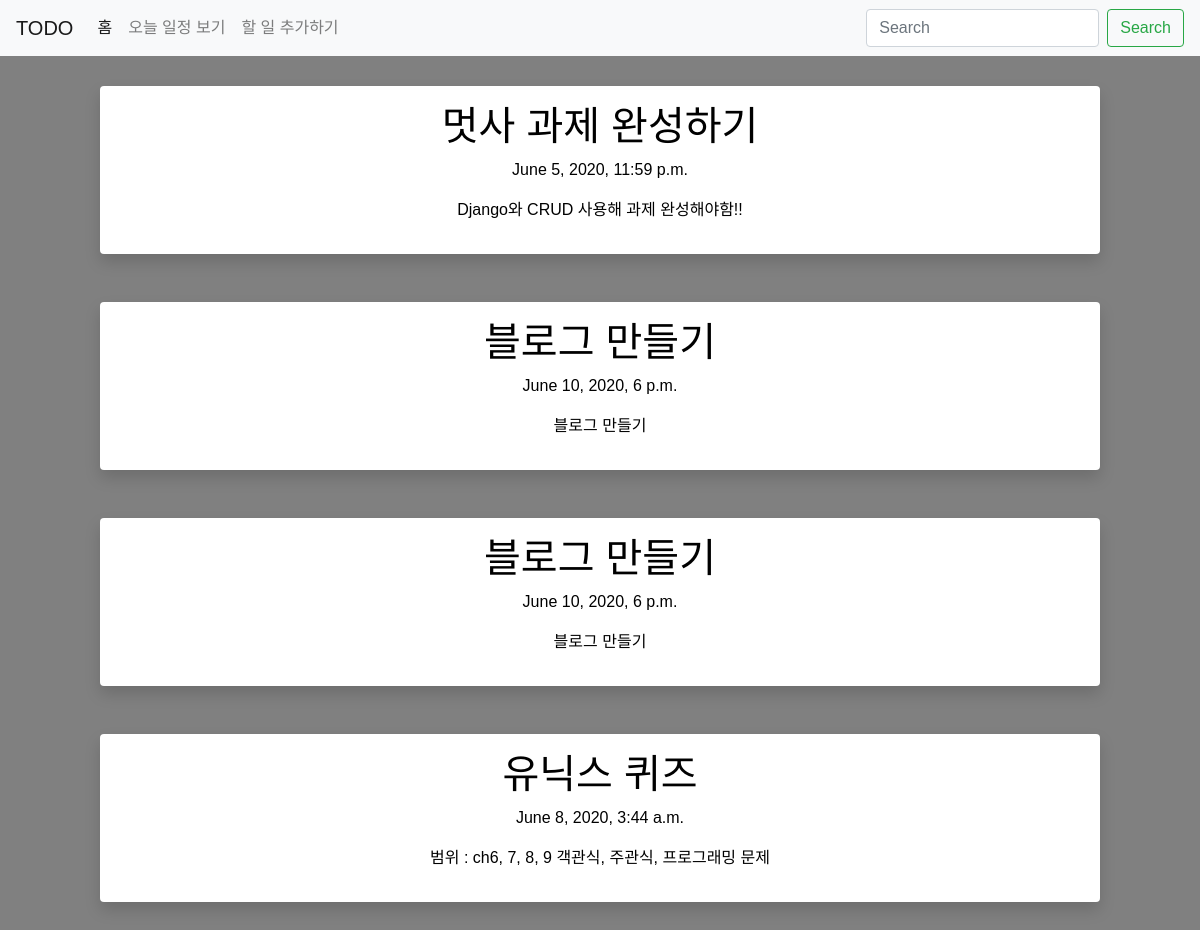
Page /todo/ on the earlier database version.
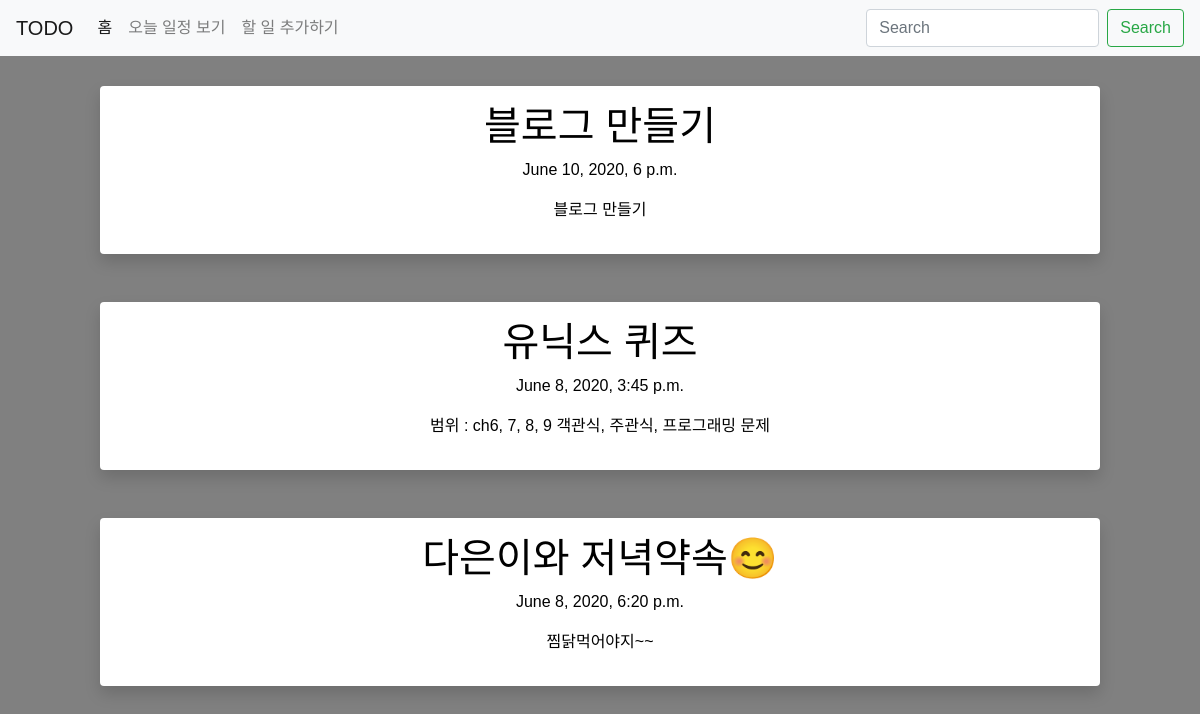
Same page on the later database version.
### todoapp/models.py (models this page shows, shortened)
class Todo(models.Model):
    title = models.CharField(max_length=200)
    time = models.DateTimeField('due date')
    body = models.TextField()

### todoapp/views.py (the view)
# urls.py: path('todo/', todoapp.views.todo, name='todo'),
def todo(request):
    todos = Todo.objects
    return render(request, 'todo.htm', {'todos':todos})

### todoapp/templates/todo.htm (shortened to what this page needs)
{% extends 'base.htm' %}
{% block content %}
{% load static %}
<!DOCTYPE html>
<html>
    <head>
        <link rel="stylesheet" type="text/css" href="{% static '/css/todo.css' %}">
    </head>
    <body>
        {% for todo in todos.all %}
            <a id="todoBox" href="{% url 'detail' todo.id %}">
                <div class="shadow p-3 mb-5 bg-white rounded" id="todo">
                    <h1>{{todo.title}}</h1>
                    <p>{{todo.time}}</p>
                    <p>{{todo.body}}</p>
                </div>
            </a>
        {% endfor %}
    </body>
</html>
{% endblock %}

### todoapp/templates/base.htm (shortened to what this page needs)
<!DOCTYPE html>
<html>
    <head>
        <link rel="stylesheet" href="https://stackpath.bootstrapcdn.com/bootstrap/4.5.0/css/bootstrap.min.css">
    </head>
    <body>
        <nav class="navbar navbar-expand-lg navbar-light bg-light">
            <a class="navbar-brand" href="{% url 'home' %}">TODO</a>
            <div class="collapse navbar-collapse" id="navbarSupportedContent">
              <ul class="navbar-nav mr-auto">
                <li class="nav-item active">
                  <a class="nav-link" href="{% url 'home' %}">홈 <span class="sr-only">(current)</span></a>
                </li>
                <li class="nav-item">
                  <a class="nav-link" href="{% url 'todo' %}">오늘 일정 보기</a>
                </li>
                <li class="nav-item">
                  <a class="nav-link" href="{% url 'new' %}">할 일 추가하기</a>
                </li>
              </ul>
              <form class="form-inline my-2 my-lg-0">
                <input class="form-control mr-sm-2" type="search" placeholder="Search" aria-label="Search">
                <button class="btn btn-outline-success my-2 my-sm-0" type="submit">Search</button>
              </form>
            </div>
          </nav>
          {% block content %}
          {% endblock %}
    </body>
</html>

### todoapp/static/css/todo.css (style rules this page uses)
#todo { text-align: center; width: 1000px; margin: 0px auto; color: black; margin-top: 30px; }
body { background-color: gray; }
#todoBox, h1, p { text-decoration: none; }

### todoapp/templates/base.htm (style rules this page uses)
body { font-family: 'Noto Sans KR', sans-serif; }

Differences in the rows shown:
removed Todo: title "멋사 과제 완성하기", time "June 5, 2020, 11:59 p.m.", body "Django와 CRUD 사용해 과제 완성해야함!!"
removed Todo: title "블로그 만들기", time "June 10, 2020, 6 p.m.", body "블로그 만들기"
changed Todo "유닉스 퀴즈": time "June 8, 2020, 3:44 a.m." → "June 8, 2020, 3:45 p.m."
added Todo: title "다은이와 저녁약속😊", time "June 8, 2020, 6:20 p.m.", body "찜닭먹어야지~~"
